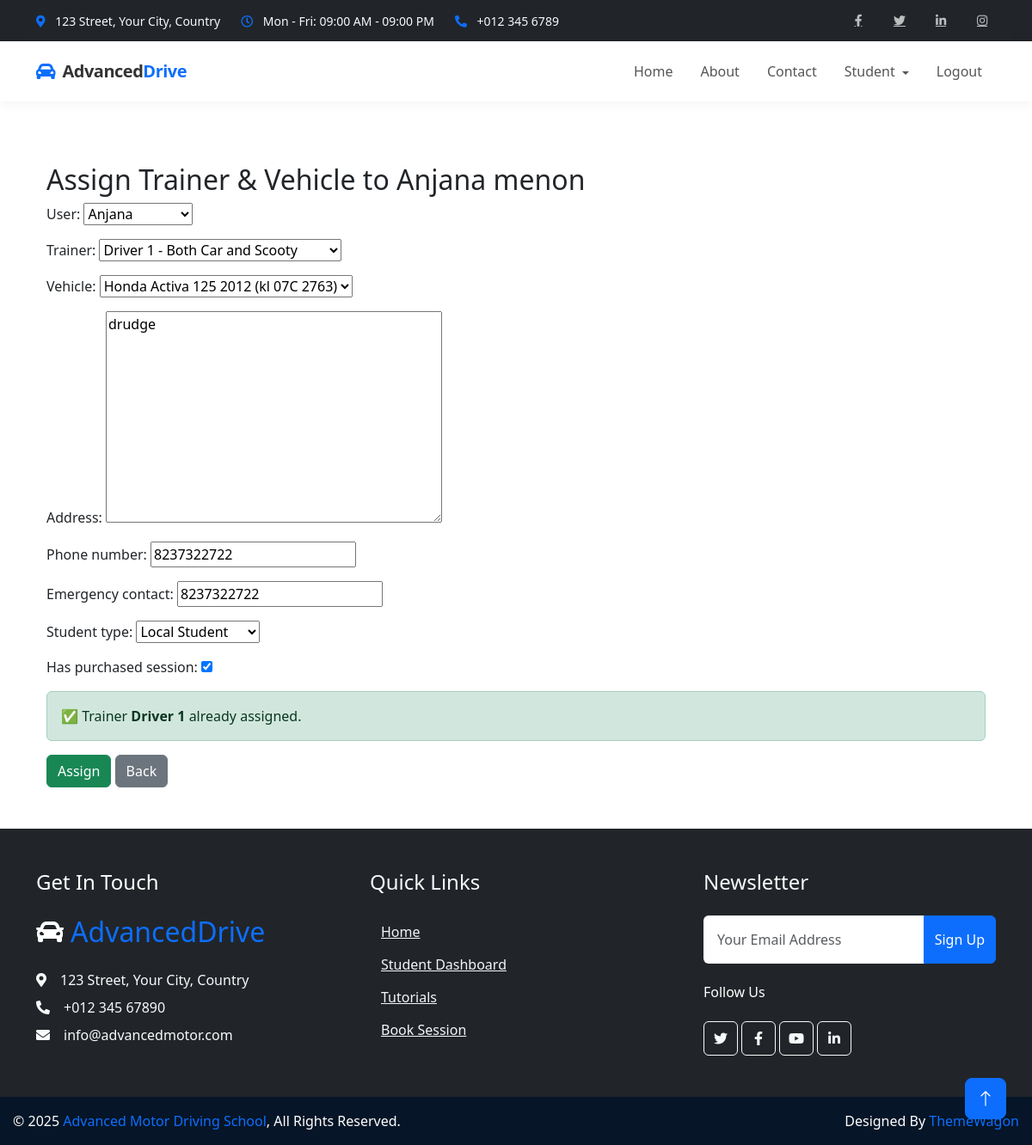
The page /trainer/assign-trainer-vehicle/12/ (signed in) on the database its author committed.
### students/models.py (models this page shows, shortened)
class Student(models.Model):
    STUDENT_TYPES = (
        ('local', 'Local Student'),
        ('remote', 'Remote Student'),
    )
    user = models.OneToOneField(
        settings.AUTH_USER_MODEL,
        on_delete=models.CASCADE,
        related_name='student_profile'
    )
    trainer = models.ForeignKey(
        Trainer,
        on_delete=models.CASCADE,
        null=True,
        blank=True,
        related_name='student_set'
    )
    vehicle = models.ForeignKey(
        Vehicle,
        on_delete=models.CASCADE,
        null=True,
        blank=True,
        related_name='student_assignments'
    )
    address = models.TextField()
    phone_number_validator = RegexValidator(regex=r'^\+?\d{10,15}$', message="Phone number must be in a valid format.")
    phone_number = models.CharField(max_length=15, validators=[phone_number_validator])
    emergency_contact = models.CharField(max_length=15, blank=True, null=True, validators=[phone_number_validator])
    student_type = models.CharField(max_length=10, choices=STUDENT_TYPES, default='local')
    registration_date = models.DateTimeField(auto_now_add=True)
    has_purchased_session = models.BooleanField(default=False)

### trainers/models.py (models this page shows, shortened)
class Trainer(models.Model):
    user = models.OneToOneField(
        settings.AUTH_USER_MODEL,
        on_delete=models.CASCADE,
        related_name='driving_trainer_profile'
    )
    SPECIALIZATION_CHOICES = [
        ('CAR', 'Car'),
        ('SCOOTY', 'Scooty'),
        ('BOTH', 'Both Car and Scooty'),
        ('HEAVY','HEAVY'),
        ('OTHER', 'Other')
    ]
    specialization = models.CharField(
        max_length=10,
        choices=SPECIALIZATION_CHOICES,
        default='BOTH'
    )
    experience = models.PositiveIntegerField(
        validators=[MinValueValidator(0)],
        default=0,
        help_text="Years of experience as a driving trainer"
    )
    AVAILABILITY_CHOICES = [
        ('WEEKDAY', 'Weekdays Only'),
        ('WEEKEND', 'Weekends Only'),
        ('MORNING', 'Morning Shifts Only'),
        ('EVENING', 'Evening Shifts Only'),
        ('FLEXIBLE', 'Flexible Schedule'),
        ('CUSTOM', 'Custom Schedule')
    ]
    availability = models.CharField(
        max_length=10,
        choices=AVAILABILITY_CHOICES,
        default='FLEXIBLE'
    )
    is_remote = models.BooleanField(
        default=False,
        help_text="Whether this trainer provides remote training services"
    )
    service_area = models.CharField(
        max_length=255,
        blank=True,
        null=True,
        help_text="Geographic areas where remote training is available"
    )
    max_students = models.PositiveIntegerField(
        default=10,
        validators=[MinValueValidator(1)],
        help_text="Maximum number of students this trainer can handle at once"
    )
    date_joined = models.DateField(
        default=timezone.now,
        help_text="Date when the trainer joined the driving school"
    )
    license_number = models.CharField(
        max_length=50,
        blank=True,
        null=True,
        help_text="Trainer's driving license number"
    )
    notes = models.TextField(
        blank=True,
        null=True,
        help_text="Additional notes about the trainer"
    )
    is_active = models.BooleanField(
        default=True,
        help_text="Whether this trainer is currently active"
    )
    class Meta:
        ordering = ['-experience', 'user__last_name']
    def __str__(self):
        return f"{self.user.get_full_name()} - {self.get_specialization_display()}"

### trainers/views.py (the view)
# urls.py: path('assign-trainer-vehicle/<int:student_id>/', views.assign_trainer_vehicle, name='assign_trainer_vehicle'),
@login_required
def assign_trainer_vehicle(request, student_id):
    student = get_object_or_404(Student, id=student_id)
    if request.method == 'POST':
        form = StudentAssignmentForm(request.POST, instance=student)
        if form.is_valid():
            assigned_student = form.save(commit=False)
            assigned_student.trainer = form.cleaned_data['trainer']
            assigned_student.vehicle = form.cleaned_data['vehicle']
            assigned_student.save()
            print("POSTED TRAINER:", form.cleaned_data['trainer'])
            print("POSTED VEHICLE:", form.cleaned_data['vehicle'])
            print(f"Assigned student {assigned_student.id} to trainer {assigned_student.trainer}")
            messages.success(request, "Trainer and vehicle assigned successfully!")
            return redirect('trainers:students_to_assign', trainer_id=assigned_student.trainer.id if assigned_student.trainer else 1)
    else:
        form = StudentAssignmentForm(instance=student)
    return render(request, 'trainers/assign_trainer_vehicle.html', {
        'form': form,
        'student': student,
    })

### trainers/forms.py
class StudentAssignmentForm(forms.ModelForm):
    class Meta:
        model = Student
        fields = '__all__'

### vehicles/models.py (called while the page is built)
    def __str__(self):
        return f"{self.make} {self.model} ({self.vehicle_number})"

### trainers/templates/trainers/assign_trainer_vehicle.html (shortened to what this page needs)
{% extends 'base.html' %}
{% block content %}
<div class="container mt-4">
    <h2>Assign Trainer & Vehicle to {{ student.user.get_full_name }}</h2>
    <form method="post">
        {{ form.as_p }}
        {% if student.trainer %}
            <p class="alert alert-success">
                ✅ Trainer <strong>{{ student.trainer.user.get_full_name }}</strong> already assigned.
            </p>
        {% else %}
            <p class="alert alert-warning">
                ⚠️ This student has not been assigned a trainer yet.
            </p>
        {% endif %}
        <button type="submit" class="btn btn-success">Assign</button>
        {% if student.trainer %}
            <a href="{% url 'trainers:students_to_assign' student.trainer.id %}" class="btn btn-secondary">Back</a>
        {% else %}
            <a href="{% url 'trainers:trainer_list' %}" class="btn btn-secondary">Back</a>
        {% endif %}
    </form>
</div>
{% endblock %}

### static/css/style.css (style rules this page uses)
:root { --primary: #F3BD00; --secondary: #757575; --light: #F3F6F8; --dark: #0C2B4B; }
.btn { font-weight: 500; transition: .5s; }

### templates/base.html (style rules this page uses)
html, body { height: 100%; margin: 0; padding: 0; display: flex; flex-direction: column; }

### rows shown on the page
Student: user.get_full_name "Anjana menon", trainer "Driver 1 - Both Car and Scooty", vehicle "Honda Activa 125 2012 (kl 07C 2763)", address "drudge", phone_number "8237322722", emergency_contact "8237322722", student_type "Local Student", has_purchased_session "☑", trainer.user.get_full_name "Driver 1"
Trainer: user "Anjana"
